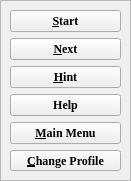
  <widget class="QFrame" name="buttonFrame">
   <property name="geometry">
    <rect>
     <x>414</x>
     <y>312</y>
     <width>131</width>
     <height>181</height>
    </rect>
   </property>
   <property name="frameShape">
    <enum>QFrame::StyledPanel</enum>
   </property>
   <property name="frameShadow">
    <enum>QFrame::Raised</enum>
   </property>
   <widget class="QPushButton" name="startButton">
    <property name="geometry">
     <rect>
      <x>10</x>
      <y>10</y>
      <width>111</width>
      <height>22</height>
     </rect>
    </property>
    <property name="font">
     <font>
      <family>Georgia</family>
      <weight>75</weight>
      <bold>true</bold>
     </font>
    </property>
    <property name="text">
     <string>&amp;Start</string>
    </property>
    <attribute name="buttonGroup">
     <string notr="true">mainButtonGroup</string>
    </attribute>
   </widget>
   <widget class="QPushButton" name="NextButton">
    <property name="geometry">
     <rect>
      <x>10</x>
      <y>38</y>
      <width>111</width>
      <height>22</height>
     </rect>
    </property>
    <property name="font">
     <font>
      <family>Georgia</family>
      <weight>75</weight>
      <bold>true</bold>
     </font>
    </property>
    <property name="text">
     <string>&amp;Next</string>
    </property>
    <attribute name="buttonGroup">
     <string notr="true">mainButtonGroup</string>
    </attribute>
   </widget>
   <widget class="QPushButton" name="hintButton">
    <property name="geometry">
     <rect>
      <x>10</x>
      <y>66</y>
      <width>111</width>
      <height>22</height>
     </rect>
    </property>
    <property name="font">
     <font>
      <family>Georgia</family>
      <weight>75</weight>
      <bold>true</bold>
     </font>
    </property>
    <property name="text">
     <string>&amp;Hint</string>
    </property>
    <attribute name="buttonGroup">
     <string notr="true">mainButtonGroup</string>
    </attribute>
   </widget>
   <widget class="QPushButton" name="helpButton">
    <property name="geometry">
     <rect>
      <x>10</x>
      <y>94</y>
      <width>111</width>
      <height>22</height>
     </rect>
    </property>
    <property name="font">
     <font>
      <family>Georgia</family>
      <weight>75</weight>
      <bold>true</bold>
     </font>
    </property>
    <property name="text">
     <string>Help</string>
    </property>
    <attribute name="buttonGroup">
     <string notr="true">mainButtonGroup</string>
    </attribute>
   </widget>
   <widget class="QPushButton" name="mainMenuButton">
    <property name="geometry">
     <rect>
      <x>10</x>
      <y>122</y>
      <width>111</width>
      <height>22</height>
     </rect>
    </property>
    <property name="font">
     <font>
      <family>Georgia</family>
      <weight>75</weight>
      <bold>true</bold>
     </font>
    </property>
    <property name="text">
     <string>&amp;Main Menu</string>
    </property>
   </widget>
   <widget class="QPushButton" name="changeProfileButton">
    <property name="geometry">
     <rect>
      <x>10</x>
      <y>150</y>
      <width>111</width>
      <height>21</height>
     </rect>
    </property>
    <property name="font">
     <font>
      <family>Georgia</family>
      <weight>75</weight>
      <bold>true</bold>
     </font>
    </property>
    <property name="text">
     <string>&amp;Change Profile</string>
    </property>
   </widget>
  </widget>
